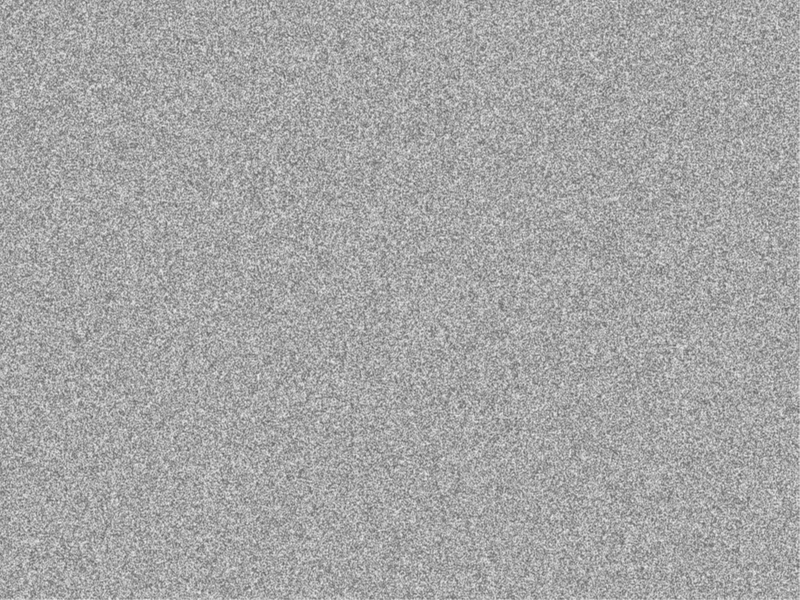
Frame 1 (no input)
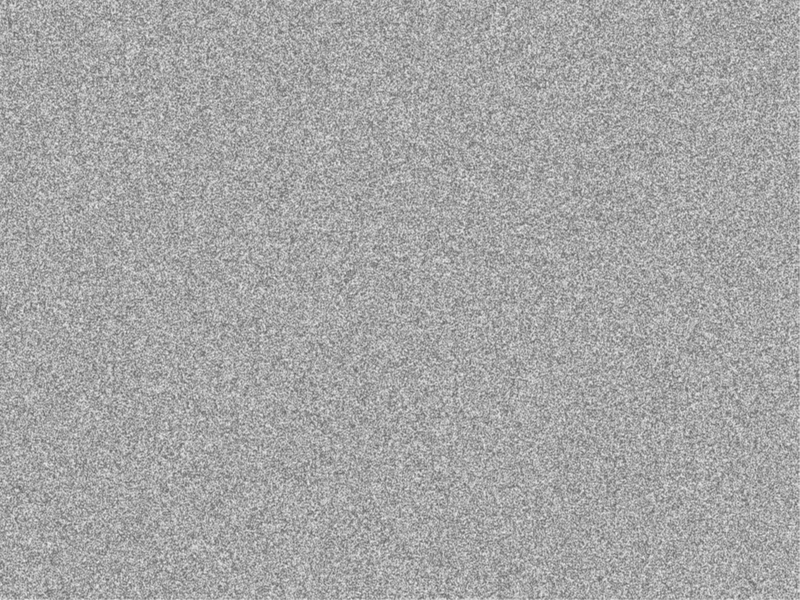
Frame 2 (the mouse pressed at the canvas centre, redrawn once)

The p5.js sketch that drew these frames (run headless with seeded random() and noise() and a simulated clock; the mouse was pressed at the canvas centre and the sketch redrawn once):

// p5.js sketch
// ── sketch.js
let randVal;
let randRange;
let seed;

function setup() {
    createCanvas(800, 600);
    // a random seed fixes the randomness so it returns the 
    // same results each time
    seed = 1234;
    randomSeed(seed);
    randVal = random();
    randRange = random(0, width);
}

function draw() {
    background(220);
    textSize(32);
    for(let x = 0;x<width;x++){
            for(let y = 0;y<height;y++){
        stroke(floor(random(255)));
        point(x,y);
    }
    }
    noLoop();
}
